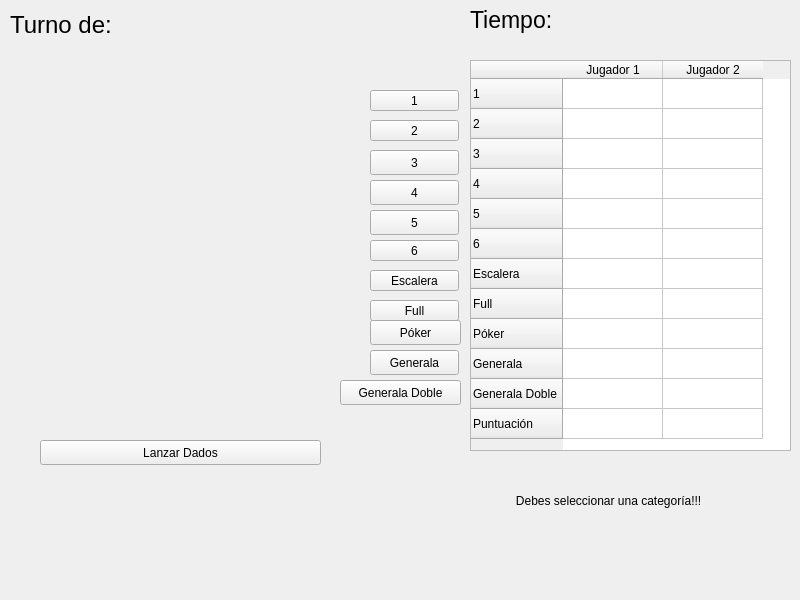
<?xml version="1.0" encoding="UTF-8"?>
<ui version="4.0">
 <class>MainWindow</class>
 <widget class="QMainWindow" name="MainWindow">
  <property name="geometry">
   <rect>
    <x>0</x>
    <y>0</y>
    <width>800</width>
    <height>600</height>
   </rect>
  </property>
  <property name="minimumSize">
   <size>
    <width>800</width>
    <height>0</height>
   </size>
  </property>
  <property name="windowTitle">
   <string>MainWindow</string>
  </property>
  <widget class="QWidget" name="centralwidget">
   <widget class="QLabel" name="dado1">
    <property name="geometry">
     <rect>
      <x>10</x>
      <y>100</y>
      <width>91</width>
      <height>81</height>
     </rect>
    </property>
    <property name="minimumSize">
     <size>
      <width>50</width>
      <height>50</height>
     </size>
    </property>
    <property name="maximumSize">
     <size>
      <width>100</width>
      <height>100</height>
     </size>
    </property>
    <property name="scaledContents">
     <bool>true</bool>
    </property>
   </widget>
   <widget class="QLabel" name="dado2">
    <property name="geometry">
     <rect>
      <x>10</x>
      <y>320</y>
      <width>91</width>
      <height>81</height>
     </rect>
    </property>
    <property name="scaledContents">
     <bool>true</bool>
    </property>
   </widget>
   <widget class="QLabel" name="dado3">
    <property name="geometry">
     <rect>
      <x>230</x>
      <y>110</y>
      <width>101</width>
      <height>81</height>
     </rect>
    </property>
    <property name="scaledContents">
     <bool>true</bool>
    </property>
   </widget>
   <widget class="QLabel" name="dado4">
    <property name="geometry">
     <rect>
      <x>210</x>
      <y>320</y>
      <width>91</width>
      <height>81</height>
     </rect>
    </property>
    <property name="scaledContents">
     <bool>true</bool>
    </property>
   </widget>
   <widget class="QLabel" name="dado5">
    <property name="geometry">
     <rect>
      <x>120</x>
      <y>210</y>
      <width>101</width>
      <height>81</height>
     </rect>
    </property>
    <property name="scaledContents">
     <bool>true</bool>
    </property>
   </widget>
   <widget class="QPushButton" name="lanzar_dados">
    <property name="geometry">
     <rect>
      <x>40</x>
      <y>440</y>
      <width>281</width>
      <height>25</height>
     </rect>
    </property>
    <property name="text">
     <string>Lanzar Dados</string>
    </property>
   </widget>
   <widget class="QTableWidget" name="tabla_puntajes">
    <property name="geometry">
     <rect>
      <x>470</x>
      <y>60</y>
      <width>321</width>
      <height>391</height>
     </rect>
    </property>
    <property name="editTriggers">
     <set>QAbstractItemView::NoEditTriggers</set>
    </property>
    <row>
     <property name="text">
      <string>1</string>
     </property>
    </row>
    <row>
     <property name="text">
      <string>2</string>
     </property>
    </row>
    <row>
     <property name="text">
      <string>3</string>
     </property>
    </row>
    <row>
     <property name="text">
      <string>4</string>
     </property>
    </row>
    <row>
     <property name="text">
      <string>5</string>
     </property>
    </row>
    <row>
     <property name="text">
      <string>6</string>
     </property>
    </row>
    <row>
     <property name="text">
      <string>Escalera</string>
     </property>
    </row>
    <row>
     <property name="text">
      <string>Full</string>
     </property>
    </row>
    <row>
     <property name="text">
      <string>Póker</string>
     </property>
    </row>
    <row>
     <property name="text">
      <string>Generala</string>
     </property>
    </row>
    <row>
     <property name="text">
      <string>Generala Doble</string>
     </property>
    </row>
    <row>
     <property name="text">
      <string>Puntuación</string>
     </property>
    </row>
    <column>
     <property name="text">
      <string>Jugador 1</string>
     </property>
    </column>
    <column>
     <property name="text">
      <string>Jugador 2</string>
     </property>
    </column>
   </widget>
   <widget class="QLabel" name="jugador_actual">
    <property name="geometry">
     <rect>
      <x>10</x>
      <y>0</y>
      <width>331</width>
      <height>51</height>
     </rect>
    </property>
    <property name="font">
     <font>
      <pointsize>18</pointsize>
     </font>
    </property>
    <property name="text">
     <string>&lt;html&gt;&lt;head/&gt;&lt;body&gt;&lt;p&gt;&lt;span style=&quot; color:#000000;&quot;&gt;Turno de:&lt;/span&gt;&lt;/p&gt;&lt;/body&gt;&lt;/html&gt;</string>
    </property>
   </widget>
   <widget class="QLabel" name="tiempo_restante">
    <property name="geometry">
     <rect>
      <x>470</x>
      <y>0</y>
      <width>321</width>
      <height>41</height>
     </rect>
    </property>
    <property name="font">
     <font>
      <pointsize>17</pointsize>
     </font>
    </property>
    <property name="styleSheet">
     <string notr="true">Tiempo_restante
border-color: qlineargradient(spread:pad, x1:0, y1:0, x2:1, y2:0, stop:0 rgba(9, 41, 4, 255), stop:0.085 rgba(2, 79, 0, 255), stop:0.19 rgba(50, 147, 22, 255), stop:0.275 rgba(236, 191, 49, 255), stop:0.39 rgba(243, 61, 34, 255), stop:0.555 rgba(135, 81, 60, 255), stop:0.667 rgba(121, 75, 255, 255), stop:0.825 rgba(164, 255, 244, 255), stop:0.885 rgba(104, 222, 71, 255), stop:1 rgba(93, 128, 0, 255));
font: 18pt &quot;Ubuntu&quot;;</string>
    </property>
    <property name="text">
     <string>&lt;html&gt;&lt;head/&gt;&lt;body&gt;&lt;p&gt;Tiempo:&lt;/p&gt;&lt;/body&gt;&lt;/html&gt;</string>
    </property>
    <property name="scaledContents">
     <bool>false</bool>
    </property>
   </widget>
   <widget class="QPushButton" name="escalera">
    <property name="geometry">
     <rect>
      <x>370</x>
      <y>270</y>
      <width>89</width>
      <height>21</height>
     </rect>
    </property>
    <property name="text">
     <string>Escalera</string>
    </property>
   </widget>
   <widget class="QPushButton" name="full">
    <property name="geometry">
     <rect>
      <x>370</x>
      <y>300</y>
      <width>89</width>
      <height>21</height>
     </rect>
    </property>
    <property name="text">
     <string>Full</string>
    </property>
   </widget>
   <widget class="QPushButton" name="poker">
    <property name="geometry">
     <rect>
      <x>370</x>
      <y>320</y>
      <width>91</width>
      <height>25</height>
     </rect>
    </property>
    <property name="text">
     <string>Póker</string>
    </property>
   </widget>
   <widget class="QPushButton" name="generala">
    <property name="geometry">
     <rect>
      <x>370</x>
      <y>350</y>
      <width>89</width>
      <height>25</height>
     </rect>
    </property>
    <property name="text">
     <string>Generala</string>
    </property>
   </widget>
   <widget class="QPushButton" name="generala_doble">
    <property name="geometry">
     <rect>
      <x>340</x>
      <y>380</y>
      <width>121</width>
      <height>25</height>
     </rect>
    </property>
    <property name="text">
     <string>Generala Doble</string>
    </property>
   </widget>
   <widget class="QPushButton" name="uno">
    <property name="geometry">
     <rect>
      <x>370</x>
      <y>90</y>
      <width>89</width>
      <height>21</height>
     </rect>
    </property>
    <property name="text">
     <string>1</string>
    </property>
   </widget>
   <widget class="QPushButton" name="dos">
    <property name="geometry">
     <rect>
      <x>370</x>
      <y>120</y>
      <width>89</width>
      <height>21</height>
     </rect>
    </property>
    <property name="text">
     <string>2</string>
    </property>
   </widget>
   <widget class="QPushButton" name="tres">
    <property name="geometry">
     <rect>
      <x>370</x>
      <y>150</y>
      <width>89</width>
      <height>25</height>
     </rect>
    </property>
    <property name="text">
     <string>3</string>
    </property>
   </widget>
   <widget class="QPushButton" name="cuatro">
    <property name="geometry">
     <rect>
      <x>370</x>
      <y>180</y>
      <width>89</width>
      <height>25</height>
     </rect>
    </property>
    <property name="text">
     <string>4</string>
    </property>
   </widget>
   <widget class="QPushButton" name="cinco">
    <property name="geometry">
     <rect>
      <x>370</x>
      <y>210</y>
      <width>89</width>
      <height>25</height>
     </rect>
    </property>
    <property name="text">
     <string>5</string>
    </property>
   </widget>
   <widget class="QPushButton" name="seis">
    <property name="geometry">
     <rect>
      <x>370</x>
      <y>240</y>
      <width>89</width>
      <height>21</height>
     </rect>
    </property>
    <property name="text">
     <string>6</string>
    </property>
   </widget>
   <widget class="QLabel" name="mensaje_final">
    <property name="geometry">
     <rect>
      <x>230</x>
      <y>210</y>
      <width>67</width>
      <height>17</height>
     </rect>
    </property>
   </widget>
   <widget class="QLabel" name="tirada1">
    <property name="enabled">
     <bool>true</bool>
    </property>
    <property name="geometry">
     <rect>
      <x>40</x>
      <y>470</y>
      <width>81</width>
      <height>71</height>
     </rect>
    </property>
    <property name="sizePolicy">
     <sizepolicy hsizetype="Preferred" vsizetype="Preferred">
      <horstretch>20</horstretch>
      <verstretch>20</verstretch>
     </sizepolicy>
    </property>
    <property name="minimumSize">
     <size>
      <width>30</width>
      <height>30</height>
     </size>
    </property>
    <property name="maximumSize">
     <size>
      <width>16777215</width>
      <height>16777215</height>
     </size>
    </property>
    <property name="text">
     <string/>
    </property>
    <property name="scaledContents">
     <bool>true</bool>
    </property>
   </widget>
   <widget class="QLabel" name="tirada2">
    <property name="geometry">
     <rect>
      <x>130</x>
      <y>470</y>
      <width>81</width>
      <height>71</height>
     </rect>
    </property>
    <property name="sizePolicy">
     <sizepolicy hsizetype="Preferred" vsizetype="Preferred">
      <horstretch>20</horstretch>
      <verstretch>20</verstretch>
     </sizepolicy>
    </property>
    <property name="minimumSize">
     <size>
      <width>20</width>
      <height>20</height>
     </size>
    </property>
    <property name="text">
     <string/>
    </property>
    <property name="scaledContents">
     <bool>true</bool>
    </property>
   </widget>
   <widget class="QLabel" name="tirada3">
    <property name="geometry">
     <rect>
      <x>230</x>
      <y>470</y>
      <width>81</width>
      <height>71</height>
     </rect>
    </property>
    <property name="sizePolicy">
     <sizepolicy hsizetype="Preferred" vsizetype="Preferred">
      <horstretch>20</horstretch>
      <verstretch>20</verstretch>
     </sizepolicy>
    </property>
    <property name="minimumSize">
     <size>
      <width>20</width>
      <height>20</height>
     </size>
    </property>
    <property name="text">
     <string/>
    </property>
    <property name="scaledContents">
     <bool>true</bool>
    </property>
   </widget>
   <widget class="QLabel" name="Tiradas_agotadas">
    <property name="geometry">
     <rect>
      <x>476</x>
      <y>470</y>
      <width>311</width>
      <height>61</height>
     </rect>
    </property>
    <property name="text">
     <string>            Debes seleccionar una categoría!!!</string>
    </property>
    <property name="scaledContents">
     <bool>true</bool>
    </property>
   </widget>
  </widget>
 </widget>
 <resources/>
 <connections/>
</ui>
